Frame 1 (no input): blank canvas, image omitted
Frame 60 (no input): blank canvas, image omitted
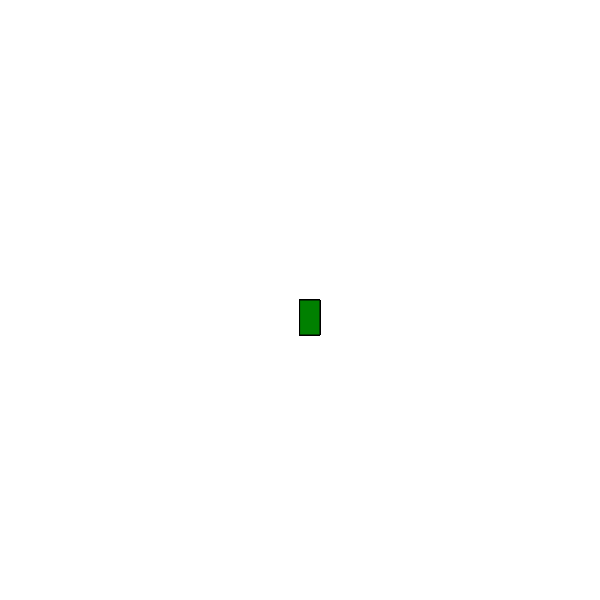
Frame 120 (the mouse pressed at the canvas centre since frame 60)

The p5.js sketch whose frames 1 and 60 were blank and that drew this single picture after the mouse press (run headless with seeded random() and noise() and a simulated clock; from frame 60 on, the mouse is pressed at the canvas centre):

// p5.js sketch
// ── sketch.js
function setup() {
    createCanvas(600, 600);
    background("white");
  }
  
  function draw() {
    stroke("black");
    fill("green");
  
    // console.log(mouseIsPressed)
  
    if (mouseIsPressed) {
      rect(mouseX, mouseY, 20, 35);
    }
  }
  
